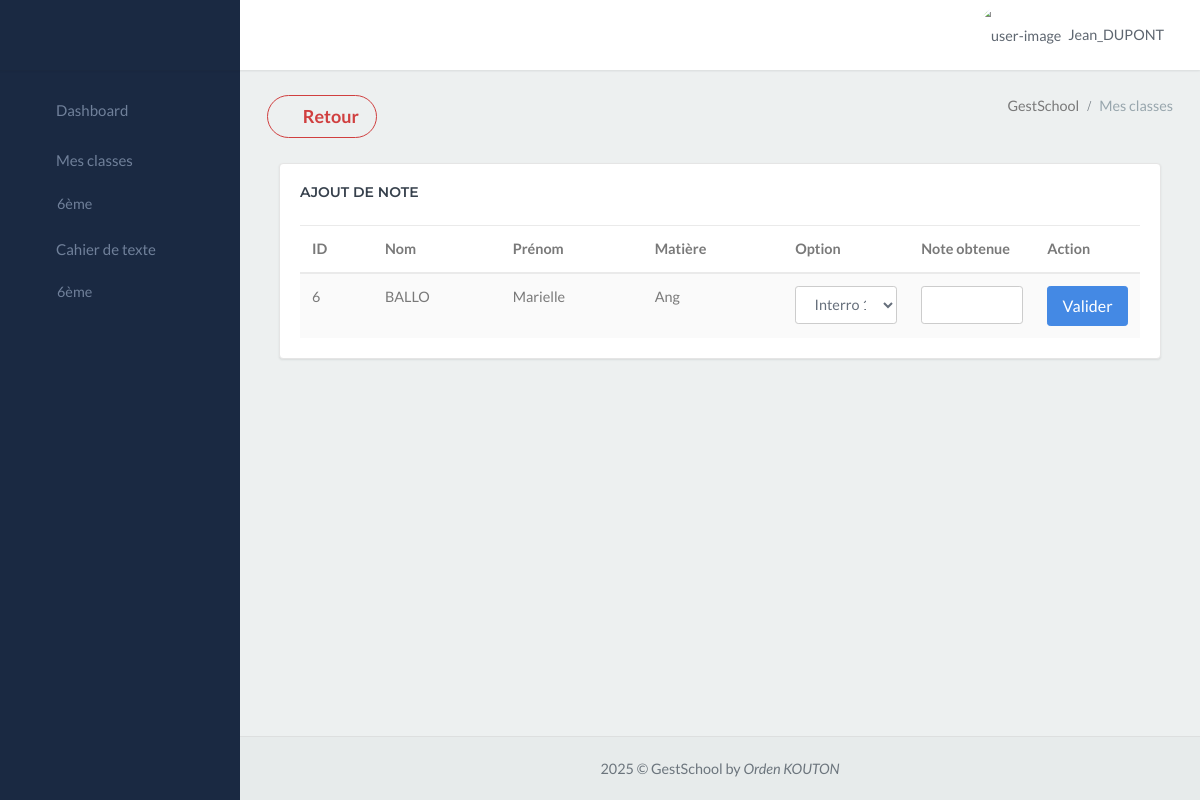
The app's page /gestschool_app/classe/6ème/ (signed in) with its own data.
### gestschool_app/models.py (models this page shows, shortened)
class CustomUser(AbstractUser):
    ROLE_CHOICES = (
        ('Choississez un rôle', 'Choississez un rôle'),
        ('Censeur', 'Censeur'),
        ('Surveillant', 'Surveillant'),
        ('Secrétaire', 'Secrétaire'),
        ('Professeur', 'Professeur'),
        ('Comptable', 'Comptable'),
        ('superadmin', 'superadmin'),
    )
    role = models.CharField(max_length=20, choices=ROLE_CHOICES, default='Personnel')
    groups = models.ManyToManyField(
        'auth.Group',
        verbose_name='groups',
        blank=True,
        help_text='The groups this user belongs to. A user will get all permissions granted to each of their groups.',
        related_name="customuser_set",  # Ajout de related_name
        related_query_name="user",
    )
    user_permissions = models.ManyToManyField(
        'auth.Permission',
        verbose_name='user permissions',
        blank=True,
        help_text='Specific permissions for this user.',
        related_name="customuser_permissions_set", # Ajout de related_name
        related_query_name="user",
    )

class Eleve(models.Model):
    id_eleve = models.AutoField(primary_key=True)
    nom = models.CharField(max_length=80)
    prenom = models.CharField(max_length=100)
    sexe = models.CharField(max_length=100)
    date_naissance = models.DateField(max_length=100)
    contact = models.CharField(max_length=100)
    classe = models.CharField(max_length=100)
    statut = models.CharField(max_length=100)
    annee_scolaire = models.ForeignKey(AnneeScolaire, on_delete=models.SET_NULL, null=True, blank=True)

class Matiere(models.Model):
    nom = models.CharField(max_length=80)
    sigle = models.CharField(max_length=50)

### gestschool_app/views.py (the view)
# urls.py: path('classe/<str:classe_nom>/', views.liste_eleves_classe, name='liste_eleves_classe'),
@login_required
def liste_eleves_classe(request, classe_nom):
    try:
        professeur = Professeur.objects.get(user=request.user)
        matiere = professeur.matiere
        classe = Classe_exist.objects.get(fusion=classe_nom)
        classe_attribuee = Professeur_Classe.objects.get(professeur=professeur, classe=classe)
        eleves = Eleve.objects.filter(classe=classe_nom)
        return render(request, 'liste_eleves_classe.html', {'eleves': eleves, 'matiere': matiere, 'classe_nom': classe_nom, 'eleves_par_classe': {classe_nom:eleves} }) #ajouter le dictionnaire eleves_par_classe.
    except Professeur.DoesNotExist:
        return render(request, 'liste_eleves_classe.html', {'error': "Votre profil professeur n'existe pas.", 'eleves_par_classe': {}}) #ajouter dictionnaire vide, pour eviter les erreurs si le template est aussi utilisé pour les autres vues.
    except Classe_exist.DoesNotExist:
        return render(request, 'liste_eleves_classe.html', {'error': "Classe non trouvée.", 'eleves_par_classe': {}}) #ajouter dictionnaire vide, pour eviter les erreurs si le template est aussi utilisé pour les autres vues.
    except Professeur_Classe.DoesNotExist:
        return render(request, 'liste_eleves_classe.html', {'error': "Classe non attribuée à ce professeur.", 'eleves_par_classe': {}}) #ajouter dictionnaire vide, pour eviter les erreurs si le template est aussi utilisé pour les autres vues.

### gestschool_app/templates/liste_eleves_classe.html (shortened to what this page needs)
{% extends "menu.html" %}
{% block content %}
<div class="content-page">
    <div class="content">
        <div class="container-fluid">
            <div class="row">
                <div class="col-12">
                    <div class="page-title-box">
                        <button type="button" class="page-title btn btn-outline-danger btn-rounded waves-effect width-md waves-light" onclick="goBack()">
                            <i class="ion ion-md-arrow-back"></i>
                            Retour
                        </button>
                        <div class="page-title-right">
                            <ol class="breadcrumb p-0 m-0">
                                <li class="breadcrumb-item active">GestSchool</li>
                                <li class="breadcrumb-item"><a>Mes classes</a></li>
                            </ol>
                        </div>
                        <div class="clearfix"></div>
                    </div>
                </div>
            </div>
            <div class="container-fluid">
                <div class="row">
                    <div class="col-lg-12">
                        <div class="card">
                            <div class="card-body">
                                <h4 class="header-title mb-4">Ajout de note</h4>
                                <div class="table-responsive">
                                    {% if eleves %}
                                        <table class="table table-striped mb-0">
                                            <thead>
                                                <tr>
                                                    <th>ID</th>
                                                    <th>Nom</th>
                                                    <th>Prénom</th>
                                                    <th>Matière</th>
                                                    <th>Option</th>
                                                    <th>Note obtenue</th>
                                                    <th>Action</th>
                                                </tr>
                                            </thead>
                                            <tbody>
                                                {% for eleve in eleves %}
                                                    <form method="post" action="{% url 'enregistrer_note' %}" id="form-{{ eleve.id_eleve }}">
                                                        <tr>
                                                            <td>{{ eleve.id_eleve }}</td>
                                                            <td>{{ eleve.nom }}</td>
                                                            <td>{{ eleve.prenom }}</td>
                                                            <td>{{ matiere.sigle }}</td>
                                                            <td style="width: 15%;">
                                                                <select class="form-control" name="option" required>
                                                                    <option value="Interro 1">Interro 1</option>
                                                                </select>
                                                            </td>
                                                            <td style="width: 15%;" >
                                                                <input type="number" required name="note" class="form-control" min="00" max="20" step="0.01">
                                                            </td>
                                                            <td style="width: 5%;">
                                                                <button class="btn btn-success btn-user btn-block" type="submit" style="font-size: medium;">Valider</button>
                                                            </td>
                                                        </tr>
                                                    </form>
                                                {% endfor %}
                                            </tbody>
                                        </table>
                                    {% elif classe_nom %}
                                        <p>Aucun élève trouvé dans la classe {{ classe_nom }}.</p>
                                    {% endif %}
                                </div>
                            </div>
                        </div>
                    </div>
                </div>
            </div>
        </div>
    </div>
</div>
{% endblock %}

### gestschool_app/templates/menu.html (shortened to what this page needs)
<!DOCTYPE html>
<html lang="en">
<head>
    <link href="/static/libs/sweetalert2/sweetalert2.min.css" rel="stylesheet" type="text/css">
    <link href="/static/libs/datatables/dataTables.bootstrap4.min.css" rel="stylesheet" type="text/css">
    <link href="/static/libs/datatables/buttons.bootstrap4.min.css" rel="stylesheet" type="text/css">
    <link href="/static/libs/datatables/responsive.bootstrap4.min.css" rel="stylesheet" type="text/css">
    <link href="/static/libs/datatables/select.bootstrap4.min.css" rel="stylesheet" type="text/css">
    <link href="/static/css/bootstrap.min.css" rel="stylesheet" type="text/css" id="bootstrap-stylesheet">
    <link href="/static/css/icons.min.css" rel="stylesheet" type="text/css">
    <link href="/static/css/app.min.css" rel="stylesheet" type="text/css" id="app-stylesheet">
</head>
<body>
    <div id="wrapper">
        <div class="navbar-custom">
            <ul class="list-unstyled topnav-menu float-right mb-0">
                <li class="dropdown notification-list">
                    <a class="nav-link dropdown-toggle nav-user mr-0 waves-effect" data-toggle="dropdown" href="#"
                        role="button" aria-haspopup="false" aria-expanded="false">
                        <img src="/static/images/utilisateur-de-profil.png" alt="user-image" class="rounded-circle">
                        <span class="pro-user-name ml-1">
                            {{user.username}} <i class="mdi mdi-chevron-down"></i>
                        </span>
                    </a>
                </li>
            </ul>
            <div class="logo-box">
                <a class="logo text-center logo-light">
                    <span class="logo-lg">
                    </span>
                </a>
            </div>
            <ul class="list-unstyled topnav-menu topnav-menu-left m-0">
                <li>
                    <button class="button-menu-mobile waves-effect">
                        <i class="mdi mdi-menu"></i>
                    </button>
                </li>
            </ul>
        </div>
        <div class="left-side-menu">
            <div class="slimscroll-menu">
                <div id="sidebar-menu">
                    <ul class="metismenu" id="side-menu">
                        {% if user.role == "Censeur" %}
                            <li>
                                <a href="{% url 'index' %}" class="waves-effect">
                                    <i class="ion-md-speedometer"></i>
                                    <span> Dashboard </span>
                                </a>
                            </li>
                            <li>
                                <a href="{% url 'professeur' %}" class="waves-effect">
                                    <i class="mdi mdi-account-outline"></i>
                                    <span> Professeurs </span>
                                </a>
                            </li>
                            <li>
                                <a href="{% url 'classe' %}" class="waves-effect">
                                    <i class="ion-md-home"></i>
                                    <span> Classe </span>
                                </a>
                            </li>
                            <li>
                                <a href="{% url 'matiere' %}" class="waves-effect">
                                    <i class="ion-md-flask"></i>
                                    <span> Matière </span>
                                </a>
                            </li>
                            <li>
                                <a href="{% url 'emploi' %}" class="waves-effect">
                                    <i class="ion ion-ios-calendar"></i>
                                    <span> Emploi du temps </span>
                                </a>
                            </li>
                            <li>
                                <a href="{% url 'eleve' %}" class="waves-effect">
                                    <i class="ion-ios-contacts"></i>
                                    <span> Elève </span>
                                </a>
                            </li>
                            <li>
                                <a href="{% url 'visualisation_cahier_texte' %}" class="waves-effect">
                                    <i class="ion ion-ios-book"></i>
                                    <span> Cahier de texte </span>
                                </a>
                            </li>
                        {% elif user.role == "Professeur" %}
                            <li>
                                <a href="{% url 'index' %}" class="waves-effect">
                                    <i class="ion-md-speedometer"></i>
                                    <span> Dashboard </span>
                                </a>
                            </li>
                            <li>
                                <a href="javascript: void(0);" class="waves-effect">
                                    <i class="ion-md-home"></i>
                                    <span> Mes classes </span>
                                </a>
                                {% if eleves_par_classe %}
                                    {% for classe_nom in eleves_par_classe %}
                                        <ul class="nav-second-level" aria-expanded="false">
                                            <li><a href="{% url 'liste_eleves_classe' classe_nom=classe_nom %}">{{ classe_nom }}</a></li>
                                        </ul>
                                    {% endfor %}
                                {% else %}
                                    <ul class="nav-item">
                                        <a class="nav-link disabled">Aucune classe attribuée</a>
                                    </ul>
                                {% endif %}
                            </li>
                            <li>
                                <a href="javascript: void(0);" class="waves-effect">
                                    <i class="ion ion-ios-book"></i>
                                    <span> Cahier de texte </span>
                                </a>
                                {% if eleves_par_classe %}
                                    {% for classe_nom in eleves_par_classe %}
                                        <ul class="nav-second-level" aria-expanded="false">
                                            <li><a href="{% url 'cahier_texte' classe_nom=classe_nom %}">{{ classe_nom }}</a></li>
                                        </ul>
                                    {% endfor %}
                                {% else %}
                                    <ul class="nav-item">
                                        <a class="nav-link disabled">Aucune classe attribuée</a>
                                    </ul>
                                {% endif %}
                            </li>
                        {% endif %}
                    </ul>
                </div>
            </div>
        </div>
        {% block content %}
        {% endblock %}
         <footer class="footer">
            <div class="container-fluid">
                <div class="row">
                    <div class="col-md-12">
                        2025 &copy; GestSchool by <em>Orden KOUTON</em>
                    </div>
                </div>
            </div>
        </footer>
    </div>
</body>
</html>

### records on screen
CustomUser: username "Jean_DUPONT"
Eleve: id_eleve "6", nom "BALLO", prenom "Marielle"
Matiere: sigle "Ang"

### other values on screen
{{ classe_nom }} "6ème"
